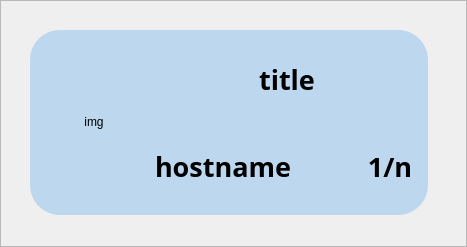
<?xml version="1.0" encoding="UTF-8"?>
<ui version="4.0">
 <class>Frame</class>
 <widget class="QFrame" name="Frame">
  <property name="geometry">
   <rect>
    <x>0</x>
    <y>0</y>
    <width>467</width>
    <height>247</height>
   </rect>
  </property>
  <property name="windowTitle">
   <string>Frame</string>
  </property>
  <property name="frameShape">
   <enum>QFrame::StyledPanel</enum>
  </property>
  <property name="frameShadow">
   <enum>QFrame::Raised</enum>
  </property>
  <widget class="QFrame" name="room">
   <property name="geometry">
    <rect>
     <x>30</x>
     <y>30</y>
     <width>398</width>
     <height>185</height>
    </rect>
   </property>
   <property name="sizePolicy">
    <sizepolicy hsizetype="Preferred" vsizetype="Minimum">
     <horstretch>0</horstretch>
     <verstretch>0</verstretch>
    </sizepolicy>
   </property>
   <property name="minimumSize">
    <size>
     <width>0</width>
     <height>150</height>
    </size>
   </property>
   <property name="styleSheet">
    <string notr="true">background-color: rgb(189, 215, 238);
border-radius:30px;</string>
   </property>
   <property name="frameShape">
    <enum>QFrame::StyledPanel</enum>
   </property>
   <property name="frameShadow">
    <enum>QFrame::Raised</enum>
   </property>
   <layout class="QHBoxLayout" name="horizontalLayout_13">
    <item>
     <widget class="QLabel" name="roomImg">
      <property name="sizePolicy">
       <sizepolicy hsizetype="Fixed" vsizetype="Fixed">
        <horstretch>0</horstretch>
        <verstretch>0</verstretch>
       </sizepolicy>
      </property>
      <property name="minimumSize">
       <size>
        <width>110</width>
        <height>110</height>
       </size>
      </property>
      <property name="maximumSize">
       <size>
        <width>110</width>
        <height>110</height>
       </size>
      </property>
      <property name="text">
       <string>img</string>
      </property>
      <property name="alignment">
       <set>Qt::AlignCenter</set>
      </property>
     </widget>
    </item>
    <item>
     <widget class="QFrame" name="roomText">
      <property name="frameShape">
       <enum>QFrame::StyledPanel</enum>
      </property>
      <property name="frameShadow">
       <enum>QFrame::Raised</enum>
      </property>
      <layout class="QVBoxLayout" name="verticalLayout_5">
       <property name="leftMargin">
        <number>0</number>
       </property>
       <property name="topMargin">
        <number>0</number>
       </property>
       <property name="rightMargin">
        <number>0</number>
       </property>
       <property name="bottomMargin">
        <number>0</number>
       </property>
       <item>
        <widget class="QLabel" name="roomTitle">
         <property name="font">
          <font>
           <family>나눔고딕</family>
           <pointsize>20</pointsize>
           <weight>75</weight>
           <bold>true</bold>
          </font>
         </property>
         <property name="text">
          <string>title</string>
         </property>
         <property name="alignment">
          <set>Qt::AlignCenter</set>
         </property>
        </widget>
       </item>
       <item>
        <widget class="QFrame" name="nameNnum">
         <property name="frameShape">
          <enum>QFrame::StyledPanel</enum>
         </property>
         <property name="frameShadow">
          <enum>QFrame::Raised</enum>
         </property>
         <layout class="QHBoxLayout" name="horizontalLayout_7">
          <property name="leftMargin">
           <number>0</number>
          </property>
          <property name="topMargin">
           <number>0</number>
          </property>
          <property name="rightMargin">
           <number>0</number>
          </property>
          <property name="bottomMargin">
           <number>0</number>
          </property>
          <item>
           <widget class="QLabel" name="num">
            <property name="sizePolicy">
             <sizepolicy hsizetype="Minimum" vsizetype="Preferred">
              <horstretch>0</horstretch>
              <verstretch>0</verstretch>
             </sizepolicy>
            </property>
            <property name="minimumSize">
             <size>
              <width>200</width>
              <height>0</height>
             </size>
            </property>
            <property name="font">
             <font>
              <family>나눔고딕</family>
              <pointsize>20</pointsize>
              <weight>75</weight>
              <bold>true</bold>
             </font>
            </property>
            <property name="text">
             <string>hostname</string>
            </property>
            <property name="alignment">
             <set>Qt::AlignLeading|Qt::AlignLeft|Qt::AlignVCenter</set>
            </property>
           </widget>
          </item>
          <item>
           <widget class="QLabel" name="hostname">
            <property name="font">
             <font>
              <family>나눔고딕</family>
              <pointsize>20</pointsize>
              <weight>75</weight>
              <bold>true</bold>
             </font>
            </property>
            <property name="text">
             <string>1/n</string>
            </property>
            <property name="alignment">
             <set>Qt::AlignCenter</set>
            </property>
           </widget>
          </item>
         </layout>
        </widget>
       </item>
      </layout>
     </widget>
    </item>
   </layout>
  </widget>
 </widget>
 <resources/>
 <connections/>
</ui>
